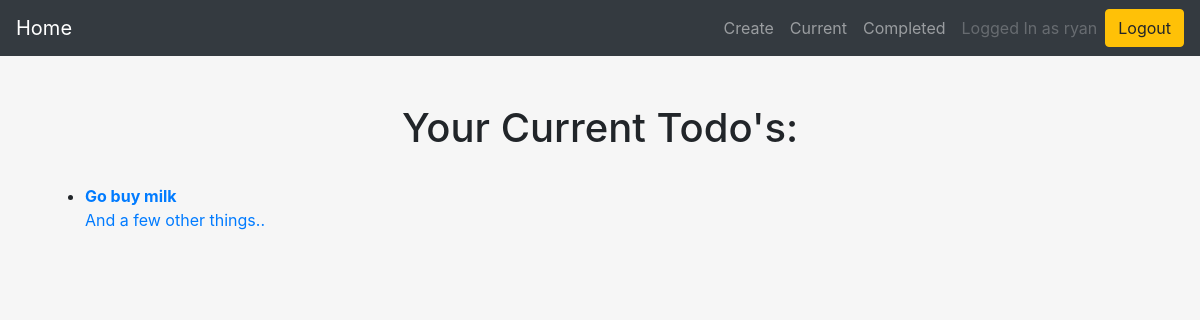
/current/ (signed in), run on an earlier commit of the app's database.
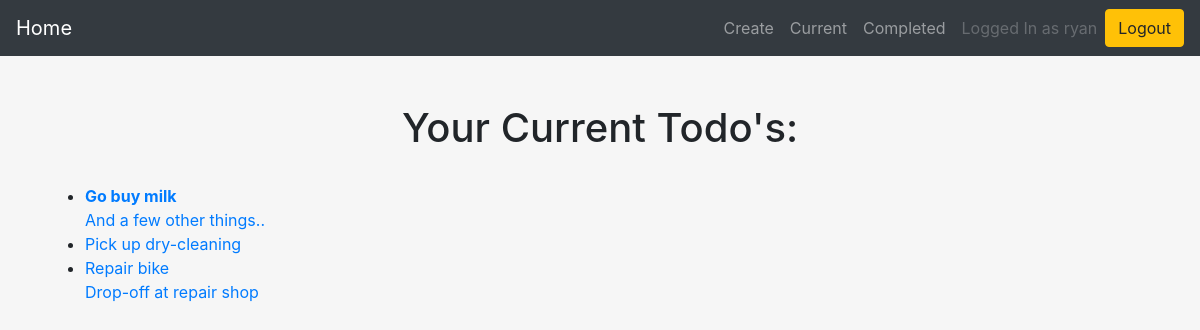
And on a later commit of the database.
### todo/models.py (models this page shows, shortened)
class Todo(models.Model):
    title = models.CharField(max_length=100)
    created = models.DateTimeField(auto_now_add=True)
    memo = models.TextField(blank=True)
    datecompleted = models.DateTimeField(null=True, blank=True)
    important = models.BooleanField(default=False)
    user = models.ForeignKey(User, on_delete=models.CASCADE)

### todo/views.py (the view)
# urls.py: path('current/', views.currenttodos, name='currenttodos'),
@login_required
def currenttodos(request):
    todos = Todo.objects.filter(user=request.user, datecompleted__isnull=True)
    return render(request, 'todo/currenttodos.html', {'todos':todos})

### todo/templates/todo/currenttodos.html
{% extends 'todo/base.html' %}
{% block content %}
<h1>Your Current Todo's:</h1>
<br />
<ul class="todolist">
  {% for todo in todos %}
  <li>
    <a href="{% url 'viewtodo' todo.id %}">
    {% if todo.important %}<b>{% endif %}
      {{ todo.title }}
    {% if todo.important %}</b>{% endif %}
    {% if todo.memo %}
      <br />
      {{ todo.memo }}
    {% endif %}
    </a>
  </li>
  {% endfor %}
</ul>
{% endblock %}

### todo/templates/todo/base.html (shortened to what this page needs)
{% load static %}
<!doctype html>
<html lang="en">
<head>
  <link rel="stylesheet" href="https://stackpath.bootstrapcdn.com/bootstrap/4.4.1/css/bootstrap.min.css">
  <link rel="stylesheet" href="{% static "todo/custom.css" %}">
</head>
<body>
  {% if user.is_authenticated %}
  <nav id="topNav" class="navbar navbar-expand navbar-dark bg-dark">
    <a class="navbar-brand" href="{% url 'home' %}">Home</a>
    <div class="collapse navbar-collapse" id=navbarNav>
      <ul class="navbar-nav ml-auto">
        <li class="nav-item">
          <a class="nav-link" href="{% url 'createtodo' %}">Create</a>
        </li>
        <li class="nav-item">
          <a class="nav-link" href="{% url 'currenttodos' %}">Current</a>
        </li>
        <li class="nav-item">
          <a class="nav-link" href="{% url 'completedtodos' %}">Completed</a>
        </li>
        <li class="nav-item">
          <a class="nav-link disabled" href="#">Logged In as {{ user.username }}</a>
        </li>
      </ul>
      <form action="{% url 'logoutuser' %}" method="POST">
        <button type="submit" class="btn btn-warning">Logout</button>
      </form>
    </div>
  </nav>
  {% endif %}
  <br />
  <br />
  <div class="container">
    {% block content %}{% endblock %}
  </div>
  <br />
  <br />
</body>
</html>

### todo/static/todo/custom.css (style rules this page uses)
body { text-align: center; background-color: #f6f6f6; }
.todolist { text-align: left; }
form { display: inline; }

What changed in the data, as far as the page shows it:
added Todo: title "Pick up dry-cleaning"
added Todo: title "Repair bike", memo "Drop-off at repair shop"
